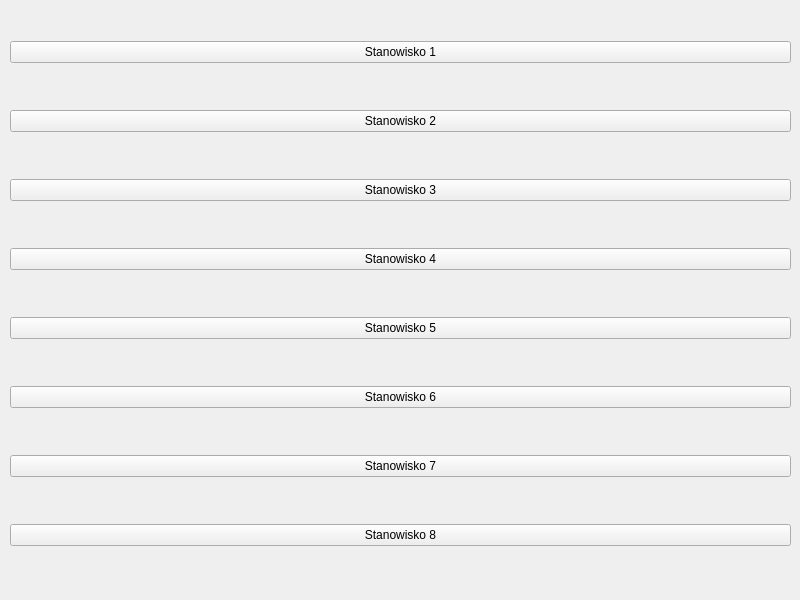
<?xml version="1.0" encoding="UTF-8"?>
<ui version="4.0">
 <class>MainWindow</class>
 <widget class="QMainWindow" name="MainWindow">
  <property name="geometry">
   <rect>
    <x>0</x>
    <y>0</y>
    <width>800</width>
    <height>600</height>
   </rect>
  </property>
  <property name="windowTitle">
   <string>MainWindow</string>
  </property>
  <widget class="QWidget" name="centralwidget">
   <widget class="QWidget" name="gridLayoutWidget">
    <property name="geometry">
     <rect>
      <x>10</x>
      <y>0</y>
      <width>781</width>
      <height>591</height>
     </rect>
    </property>
    <layout class="QGridLayout" name="gridLayout">
     <item row="0" column="0">
      <widget class="QPushButton" name="stan_1">
       <property name="text">
        <string>Stanowisko 1</string>
       </property>
      </widget>
     </item>
     <item row="7" column="0">
      <widget class="QPushButton" name="stan_8">
       <property name="font">
        <font>
         <weight>50</weight>
         <bold>false</bold>
        </font>
       </property>
       <property name="text">
        <string>Stanowisko 8</string>
       </property>
      </widget>
     </item>
     <item row="5" column="0">
      <widget class="QPushButton" name="stan_6">
       <property name="text">
        <string>Stanowisko 6</string>
       </property>
      </widget>
     </item>
     <item row="6" column="0">
      <widget class="QPushButton" name="stan_7">
       <property name="text">
        <string>Stanowisko 7</string>
       </property>
      </widget>
     </item>
     <item row="1" column="0">
      <widget class="QPushButton" name="stan_2">
       <property name="text">
        <string>Stanowisko 2</string>
       </property>
      </widget>
     </item>
     <item row="4" column="0">
      <widget class="QPushButton" name="stan_5">
       <property name="text">
        <string>Stanowisko 5</string>
       </property>
      </widget>
     </item>
     <item row="2" column="0">
      <widget class="QPushButton" name="stan_3">
       <property name="text">
        <string>Stanowisko 3</string>
       </property>
      </widget>
     </item>
     <item row="3" column="0">
      <widget class="QPushButton" name="stan_4">
       <property name="text">
        <string>Stanowisko 4</string>
       </property>
      </widget>
     </item>
    </layout>
   </widget>
  </widget>
 </widget>
 <resources/>
 <connections/>
</ui>
